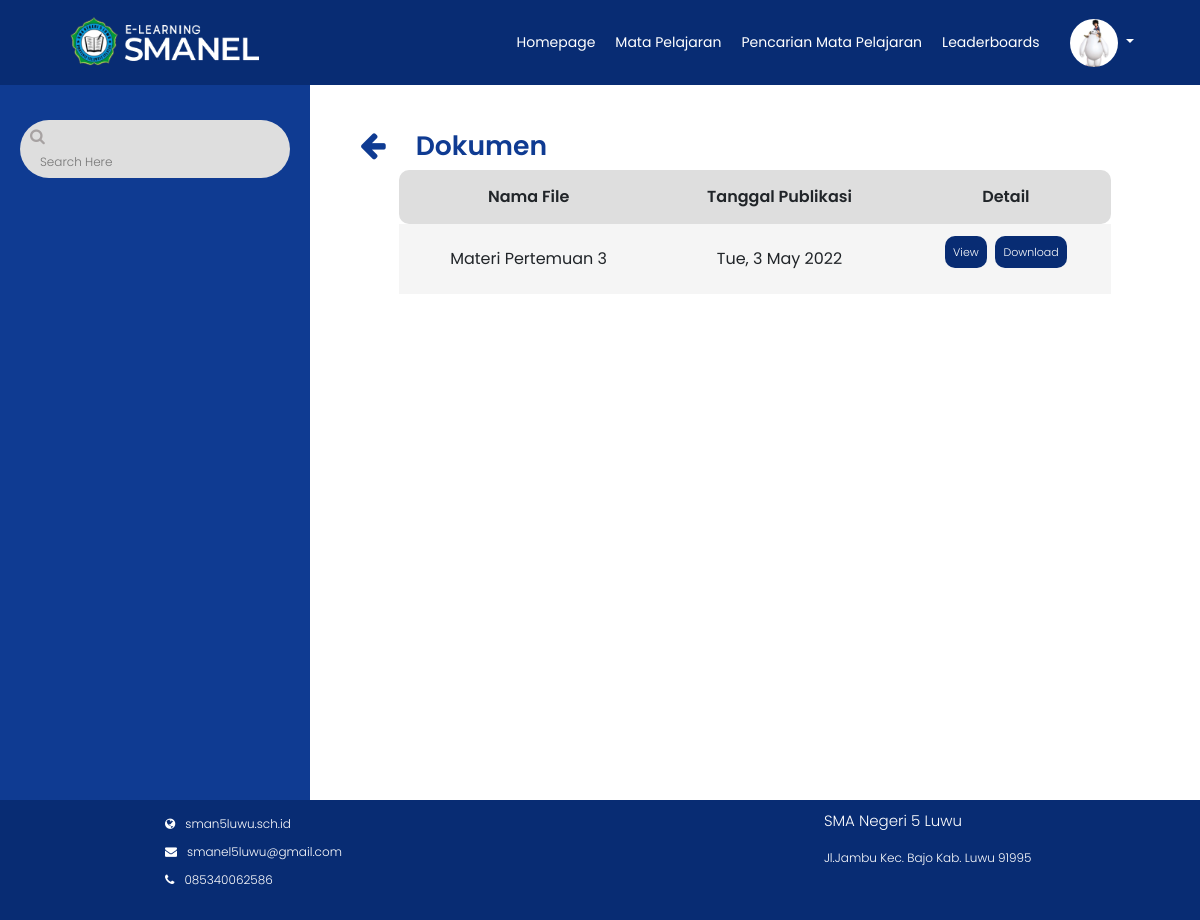
Page /Backend/dokumen.php?Id=50 (signed in) on the committed database.
### tables this page shows
CREATE TABLE `user_siswa` (
  `Id` int(11) NOT NULL,
  `Nama` varchar(225) NOT NULL,
  `Nis` varchar(225) NOT NULL,
  `Kelas` varchar(225) NOT NULL,
  `Tempat` varchar(225) NOT NULL,
  `Tanggal` date NOT NULL,
  `Email` varchar(255) NOT NULL,
  `Alamat` varchar(225) NOT NULL,
  `Username` varchar(225) NOT NULL,
  `Password` varchar(225) NOT NULL,
  `Profil` varchar(225) NOT NULL
);

CREATE TABLE `docs` (
  `Id_Docs` int(11) NOT NULL,
  `Id_Mapel` int(11) NOT NULL,
  `Materi` varchar(225) NOT NULL,
  `Judul` varchar(225) NOT NULL,
  `Waktu` timestamp NOT NULL DEFAULT current_timestamp() ON UPDATE current_timestamp()
);

### Backend/functions.php (called while the page is built, shortened)
<?php
function koneksi()
{
    return mysqli_connect('localhost', 'root', '', 'elearning');
}
function query($query)
{
    $conn = koneksi();
    $result = mysqli_query($conn, $query);
    if(mysqli_num_rows($result)==1){
        return mysqli_fetch_assoc($result);
    }
    $rows = [];
    return $rows;
}
function querys($query)
{
    $conn = koneksi();
    $result = mysqli_query($conn, $query);
    $rows = [];
    while ($row = mysqli_fetch_assoc($result)) {
        $rows[] = $row;
    }
    return $rows;
}
?>

### Backend/dokumen.php (the view, shortened to what this page needs)
<?php
require 'functions.php';
$Id_Mapel = $_GET['Id'];
$docs = querys("SELECT * FROM docs  WHERE Id_Mapel = '$Id_Mapel'");
?>
<!DOCTYPE html>
<html lang="en">
<head>
    <link rel="stylesheet" href="https://stackpath.bootstrapcdn.com/bootstrap/4.5.0/css/bootstrap.min.css">
    <link rel="stylesheet" href="https://stackpath.bootstrapcdn.com/font-awesome/4.7.0/css/font-awesome.min.css">
    <link rel="stylesheet" href="style.css?<?php echo time() ?>">
</head>
<body>
    <?php require_once('navbar/navbarmapel.php') ?>
    <div class="main-container">
        <div class="dokumen">
            <div class="search-sidebar">
                <div class="search-box d-flex">
                    <form action="" method="post">
                        <span><i class="fa fa-search"></i></span>
                        <input type="text" class="keyword" name="keyword" style="background: none !important;border: none;outline: none;height: 20px;font-size: 12px;" placeholder="Search Here"></input>
                    </form>
                </div>
            </div>
            <div class="doc-content">
                <div class="doc-header d-flex">
                    <span><a href="javascript:history.back()"><i class="fa fa-arrow-left"></i></a> </span>
                    <h1>Dokumen</h1>
                </div>
                <div class="tautan-head docs docs1">
                    <table>
                        <tr>
                            <th class="th1">Nama File</th>
                            <th>Tanggal Publikasi</th>
                            <th class="th2">Detail</th>
                        </tr>
                        <?php foreach ($docs as $d) : ?>
                            <tr class="isi">
                                <td><?php echo $d["Materi"] ?></td>
                                <td><?php echo date("D, j F Y", strtotime($d["Waktu"])) ?></td>
                                <td class="opsi">
                                    <ul>
                                        <li><a href="dokumen/<?php echo $d["Judul"]; ?>" target="_blank">View</a></li>&nbsp;&nbsp;
                                        <li><a href="dokumen/<?php echo $d["Judul"]; ?>" download>Download</a></li>
                                    </ul>
                                </td>
                            </tr>
                        <?php endforeach ?>
                    </table>
                </div>
            </div>
        </div>
        <div class="footer">
            <div class="nama-footer">
                <p class="tfooter">SMA Negeri 5 Luwu</p>
                <p>Jl.Jambu Kec. Bajo Kab. Luwu 91995</p>
            </div>
            <div class="web">
                <ul>
                    <li><a href="http://sman5luwu.sch.id/index.php"><i class="fa fa-globe"></i><span>sman5luwu.sch.id</span></a>
                    </li>
                    <li><a href="#"><i class="fa fa-envelope"></i><span>smanel5luwu@gmail.com</span></a></li>
                    <li><a href="#"><i class="fa fa-phone"></i><span>085340062586</span></a></li>
                </ul>
            </div>
        </div>
</body>
</html>

### Backend/navbar/navbarmapel.php (shortened to what this page needs)
<?php
$nama = $_SESSION["Nis"];
$user = query("SELECT * FROM user_siswa WHERE Nis = '$nama'");
?>
<nav class="navbar navbar-expand-lg navbar-light fixed-top">
  <div class="navbar-header">
    <img src="img/logo.png" alt="">
  </div>
  <div class="collapse navbar-collapse" id="navbarNav">
    <ul class="navbar-nav ml-auto">
      <li class="name nav-item">
        <a href="homepage.php" class="btn" aria-hidden="true">Homepage</a>
      </li>
      <li class="mapel nav-item">
        <a href="matapelajaran.php" class="btn active" aria-hidden="true">Mata Pelajaran</a>
      </li>
      <li class="search-mapel nav-item">
        <a href="pencarian_siswa.php" class="btn" aria-hidden="true">Pencarian Mata Pelajaran </a>
      </li>
      <li class="leader nav-item">
        <a href="leaderboards.php" class="btn" aria-hidden="true">Leaderboards</a>
      </li>
    </ul>
    <div class="profil nav-item dropdown-toggle" type="button" data-toggle="dropdown" aria-haspopup="true" aria-expanded="false">
      <img alt="your image" src="img/<?php echo $user["Profil"]; ?>" title="<?php echo  $user["Profil"];  ?>" style="border-radius: 50%;">
    </div>
  </div>
</nav>

### Backend/style.css (style rules this page uses)
* { margin: 0; padding: 0; box-sizing: border-box; font-family: 'Poppins', sans-serif; font-weight: 300; }
body { font-family: 'Poppins', sans-serif; font-weight: 300; min-height: 100%; outline: none; }
.navbar { background-color: #082C73; color: white; }
.navbar-header img { height: 8vh; margin-top: 5px; margin-left: 5vh; padding-bottom: 8px; color: white; }
.navbar .navbar-header { color: #fefefe; padding-left: 10px; }
.navbar .navbar-nav li a { padding: 10px; color: white; text-decoration: none; transition: 0.5s ease; border: none; font-size: 14px; float: right; }
#navbarNav .profil { margin: 0 20px; padding-right: 30px; float: right; }
#navbarNav .profil img { width: 6vh; }
.footer { display: grid; height: max-content; width: 100%; bottom: 0; background-color: #082C73; position: relative; padding: 10px; font-size: 12px; }
.footer .web { grid-column: 1; grid-row: 4; margin-left: 150px; }
.footer .web-detail-mapel ul li, .footer .web ul li { list-style: none; padding: 5px; }
.footer .web-detail-mapel span, .footer .web span { color: white; padding: 10px; }
.footer .web-detail-mapel i, .footer .web i { color: white; }
.footer .nama-footer { grid-column: 3; grid-row: 4; color: white; margin-left: 150px; }
.footer .nama-footer .tfooter, .footer .nama-footer-mapel .tfooter { font-size: 15px; }
.btn { display: flex; justify-content: center; }
.dokumen { display: flex; width: 100%; min-height: 100vh; position: relative; }
.search-sidebar { width: 320px; background: #0F3B92; position: relative; }
.search-sidebar .search-box { margin: 120px 20px 0px; padding: 5px 10px 5px 10px; background: #dedede; border-radius: 50px; }
.search-box1 p, .search-box i { color: #a7a2a2; }
.doc-content { display: flex; flex-direction: column; width: 80%; min-height: 100vh; }
.doc-header { margin-top: 80px; padding: 50px 50px 0px; height: max-content; color: #0F3B92; }
.doc-header h1 { font-size: 20pt; font-weight: 600; padding-left: 30px; padding-right: 20px; flex: 1; }
.doc-header a { color: #0F3B92; text-decoration: none; cursor: pointer; }
.doc-header .fa-arrow-left { font-size: 30px; }
table { font-family: arial, sans-serif; border-collapse: collapse; width: 80%; margin: 0px auto; }
th { font-weight: 600; }
td, th { border: 0px; text-align: left; padding: 15px; }
td { font-weight: 400; }
td a { text-decoration: none; color: black; font-weight: 400; }
tr { background-color: #dedede; }
.th1, .td1 { border-top-left-radius: 10px; border-bottom-left-radius: 10px; }
.th2, .td2 { border-top-right-radius: 10px; border-bottom-right-radius: 10px; }
tr:nth-child(even) { background-color: #ffff; }
.tautan-head a { padding-left: 20px; font-weight: 300; }
.field-user label, input { padding: 10px; }
.table-header td, th { text-align: center; }
.table-cell tr, td { background: #F5F5F5; }
form i { font-size: 50px; }
.navbar-collapse { flex-grow: 0 !important; }
@media (min-width: 992px) { .navbar-expand-lg .navbar-collapse { margin-left: auto; } }
.tautan-head.docs table td.opsi ul { display: flex; flex-direction: row; }
td.opsi ul li { list-style: none; }
.tautan-head.docs table td a { font-weight: 300; color: white; font-size: 11px; background: #082C73; border-radius: 10px; padding: 8px !important; margin: 10px auto; position: relative; }
.docs1 tr.isi td { text-align: center !important; }
.docs1 tr.isi td.opsi ul { justify-content: center !important; }

### rows in the picture
user_siswa: Profil (picture)
docs: Materi "Materi Pertemuan 3", Waktu "Tue, 3 May 2022"
